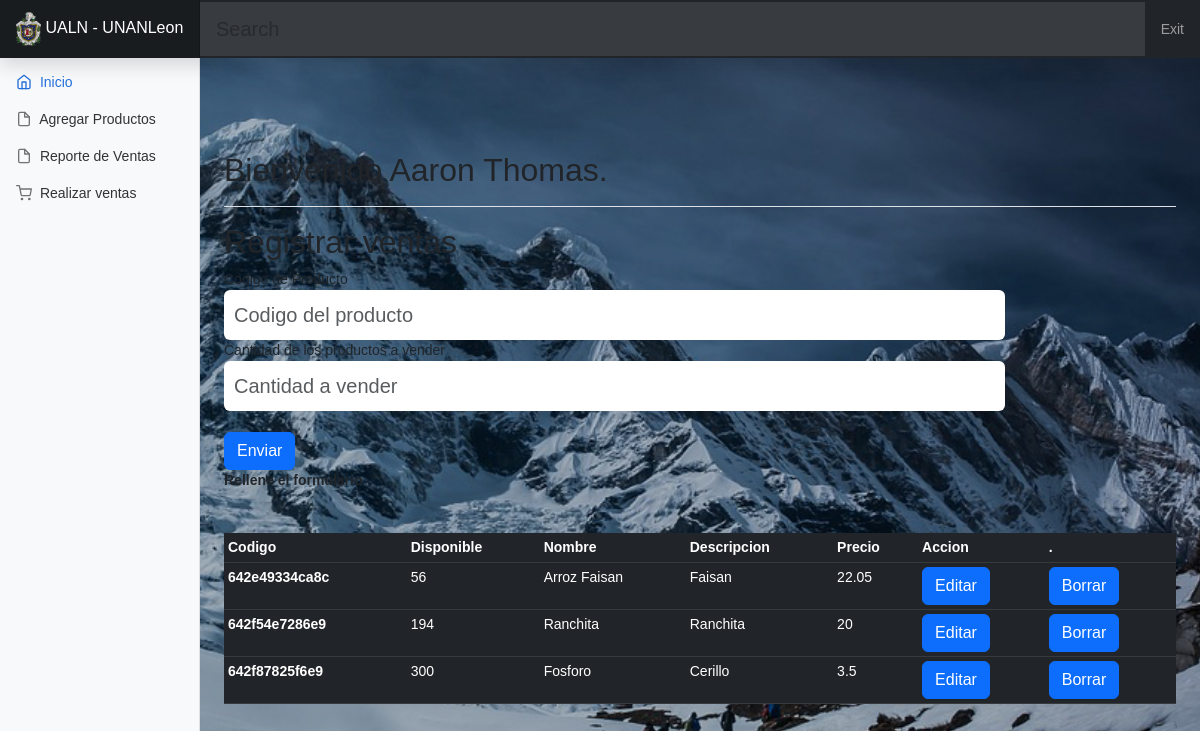
/registrar_ventas.php (signed in), run on the app's committed database.
### tables this page shows
CREATE TABLE `usuario` (
  `ID_USUARIO` int(30) NOT NULL,
  `Nombre` varchar(255) NOT NULL,
  `Apellido` varchar(255) NOT NULL,
  `Codigo` varchar(255) NOT NULL,
  `Celular` varchar(2555) NOT NULL,
  `Email` varchar(250) NOT NULL,
  `Password` varchar(255) NOT NULL,
  `User` varchar(255) NOT NULL,
  `Fecha_Reg` datetime NOT NULL
);

CREATE TABLE `precio` (
  `ID_Precio` int(11) NOT NULL,
  `Cantidad_Producto` int(255) NOT NULL,
  `Code_Producto` varchar(255) NOT NULL,
  `Name_producto` varchar(255) NOT NULL,
  `Descripcion_producto` varchar(255) NOT NULL,
  `Precio_Venta` double NOT NULL
);

### registrar_ventas.php (the view, shortened to what this page needs)
<!doctype html>
<html lang="en">
  <head>
<link href="assets/dist/css/bootstrap.min.css" rel="stylesheet">
    <link href="dashboard.css" rel="stylesheet">
  </head>
  <body>
<header class="navbar navbar-dark sticky-top bg-dark flex-md-nowrap p-0 shadow">
<a class="navbar-brand col-md-3 col-lg-2 me-0 px-3 fs-6" href="#">
<img src="./Logo/unan_logo.gif" id="logo-img" style="width: 25px; " class=" img-fluid img-circle" alt="Responsive image">
UALN - UNANLeon</a>
  <input class="form-control form-control-dark w-100 rounded-0 border-0" type="text" placeholder="Search" aria-label="Search">
  <div class="navbar-nav">
    <div class="nav-item text-nowrap">
      <a class="nav-link px-3" href="cerrar_sesion.php">Exit</a>
    </div>
  </div>
</header>
<div class="container-fluid">
  <div class="row">
    <nav id="sidebarMenu" class="col-md-3 col-lg-2 d-md-block bg-light sidebar collapse">
      <div class="position-sticky pt-3 sidebar-sticky">
        <ul class="nav flex-column">
          <li class="nav-item">
            <a class="nav-link active" aria-current="page" href="./center.php">
              <span data-feather="home" class="align-text-bottom"></span>
              Inicio
            </a>
          </li>
          <li class="nav-item">
            <a class="nav-link" href="agregar_productos.php">
              <span data-feather="file" class="align-text-bottom"></span>
              Agregar Productos
            </a>
          </li>
          <li class="nav-item">
            <a class="nav-link" href="reporte_ventas.php">
              <span data-feather="file" class="align-text-bottom"></span>
              Reporte de Ventas
            </a>
          </li>
          <li class="nav-item">
            <a class="nav-link" href="registrar_ventas.php">
              <span data-feather="shopping-cart" class="align-text-bottom"></span>
              Realizar ventas
            </a>
          </li>
        </ul>
      </div>
    </nav>
    <main class="col-md-9 ms-sm-auto col-lg-10 px-md-4">
      <div class="d-flex justify-content-between flex-wrap flex-md-nowrap align-items-center pt-3 pb-2 mb-3 border-bottom">
        <h1 class="h2">
        <?php
                include './conexion_bbdd/index.php';
                $usuarioname = $conex->query("SELECT * from usuario WHERE ID_USUARIO = '" . $_SESSION['ID_USUARIO'] . "'");
                $rowuser = $usuarioname->fetch_assoc();
                ?>
                <br><br>
                    <?php echo ("Bienvenido "); ?>
                    <?php echo $rowuser['Nombre']; ?>
                    <?php echo $rowuser['Apellido'] . ".<br>"; ?>
                    <?php  ?></h1>
                    </div>
                        <h2>Registrar ventas</h2>
                        <form method="post">
                    <div class="form-row">
                          <div class="form-group">
                              <label for="formGroupExampleInput">Codigo de Producto</label>
                              <input type="text" class="form-control" id="formGroupExampleInput" name="Codigo_producto" placeholder="Codigo del producto" required>
                          </div>
                          <div class="form-group">
                              <label for="formGroupExampleInput">Cantidad de los productos a vender</label>
                              <input type="text" class="form-control" id="formGroupExampleInput" name="Cantidad_vender" placeholder="Cantidad a vender" required>
                          </div> <br>
                      <button type="submit" name="btn_registrar_viajes" class="btn btn-primary">Enviar</button>
                    </div>
                      <?php
                      include 'config_registrar_ventas/config_registrar_ventas.php';
                      ?>
                      </form>
                      <br><br>
<?php
$usuarioname = $conex->query("SELECT * from precio ");
?>
    <table class="table table-sm table-dark">
  <thead>
    <tr>
      <th scope="col">Codigo</th>
      <th scope="col">Disponible</th>
      <th scope="col">Nombre</th>
      <th scope="col">Descripcion</th>
      <th scope="col">Precio</th>
      <th scope="col">Accion</th>
      <th scope="col"> .</th>
    </tr>
  </thead>
      <?php
$table = mysqli_query($conex, "SELECT *  FROM precio ");
if (mysqli_num_rows($table) > 0) {
    while ($rowuser = mysqli_fetch_array($usuarioname)) {
        ?>
  <tbody>
    <tr>
      <th scope="row"><?php echo $rowuser['Code_Producto']; ?></th>
      <td><?php echo $rowuser['Cantidad_Producto']; ?></td>
      <td><?php echo $rowuser['Name_producto']; ?></td>
      <td><?php echo $rowuser['Descripcion_producto']; ?></td>
      <td><?php echo $rowuser['Precio_Venta']; ?></td>
      <td>
  <form  method="post">
  <button type="submit" class="btn btn-primary" name="btn_edit">Editar</button>
</form>
</td>
      <td>
<form method="post" >
  <button type="submit" class="btn btn-primary" name="btn_delete">Borrar</button>
</form>
</td>
    </tr>
  </tbody>
    <?php
}
} else {
    ?>
<h1>Sin Datos en la tabla </h1><?php
  }
?>
</table>
</main>
</div>
</div>
  </body>
</html>

### dashboard.css (style rules this page uses)
body { font-size: .875rem; }
.feather { width: 16px; height: 16px; }
.sidebar { position: fixed; top: 0; bottom: 0; left: 0; z-index: 100; padding: 48px 0 0; box-shadow: inset -1px 0 0 rgba(0, 0, 0, .1); }
.sidebar-sticky { height: calc(100vh - 48px); overflow-x: hidden; overflow-y: auto; }
.sidebar .nav-link { font-weight: 500; color: #333; }
.sidebar .nav-link .feather { margin-right: 4px; color: #727272; }
.sidebar .nav-link.active { color: #2470dc; }
.sidebar .nav-link:hover .feather, .sidebar .nav-link.active .feather { color: inherit; }
.navbar-brand { padding-top: .75rem; padding-bottom: .75rem; background-color: rgba(0, 0, 0, .25); box-shadow: inset -1px 0 0 rgba(0, 0, 0, .25); }
.navbar .form-control { padding: .75rem 1rem; }
.form-control-dark { color: #fff; background-color: rgba(255, 255, 255, .1); border-color: rgba(255, 255, 255, .1); }

### estilos2/estilos_registro.css (style rules this page uses)
body { font-family: Arial, Helvetica, sans-serif; margin: 0; background: url(fondo_de_pantalla/imagen.jpg); background-size: cover; background-attachment: fixed; }
* { box-sizing: border-box; }
h1 { text-align: center; color: #1a2537; font-size: 40px; }
input[type="text"], input[type="Email"], input[type="password"] { font-size: 20px; width: 82%; padding: 10px; border: none; }

### data on the page
usuario: Nombre "Aaron", Apellido "Thomas"
precio: Code_Producto "642e49334ca8c", Cantidad_Producto "56", Name_producto "Arroz Faisan", Descripcion_producto "Faisan", Precio_Venta "22.05"
precio: Code_Producto "642f54e7286e9", Cantidad_Producto "194", Name_producto "Ranchita", Descripcion_producto "Ranchita", Precio_Venta "20"
precio: Code_Producto "642f87825f6e9", Cantidad_Producto "300", Name_producto "Fosforo", Descripcion_producto "Cerillo", Precio_Venta "3.5"
